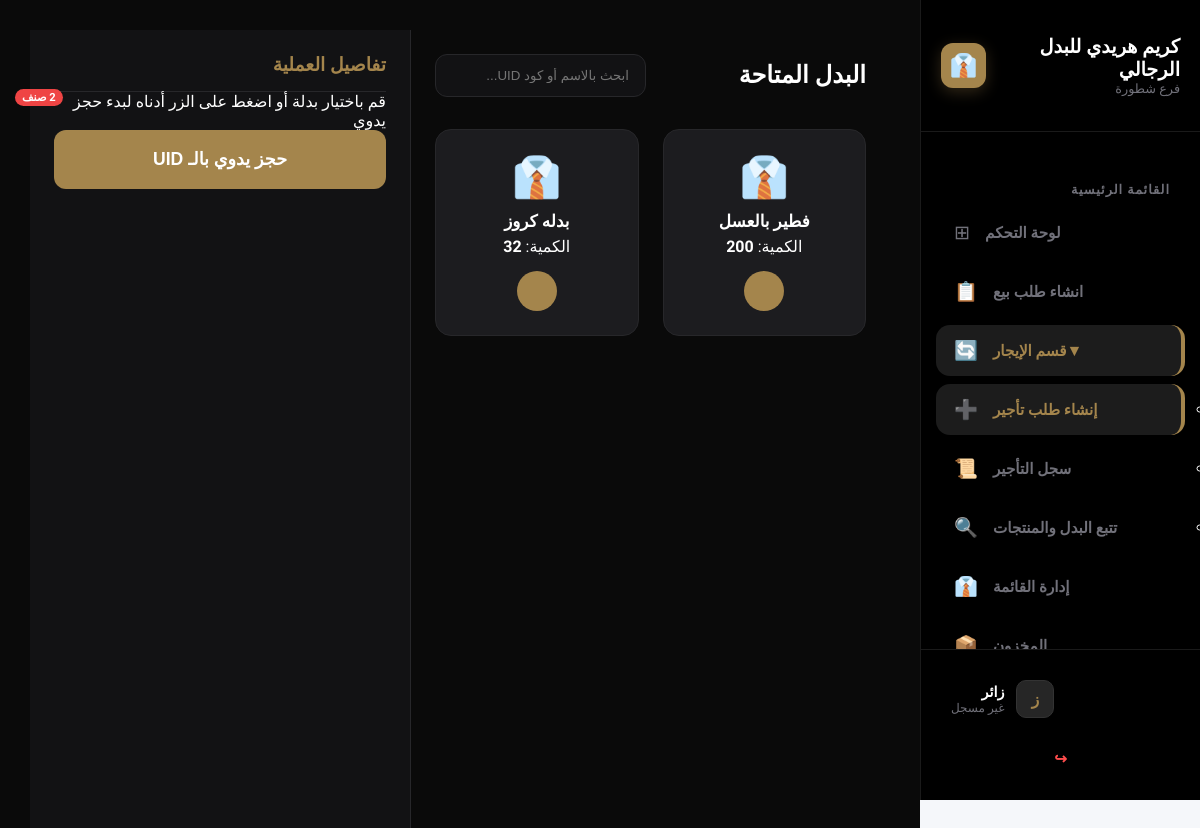
Before: /pos/rental/ with the older database file.
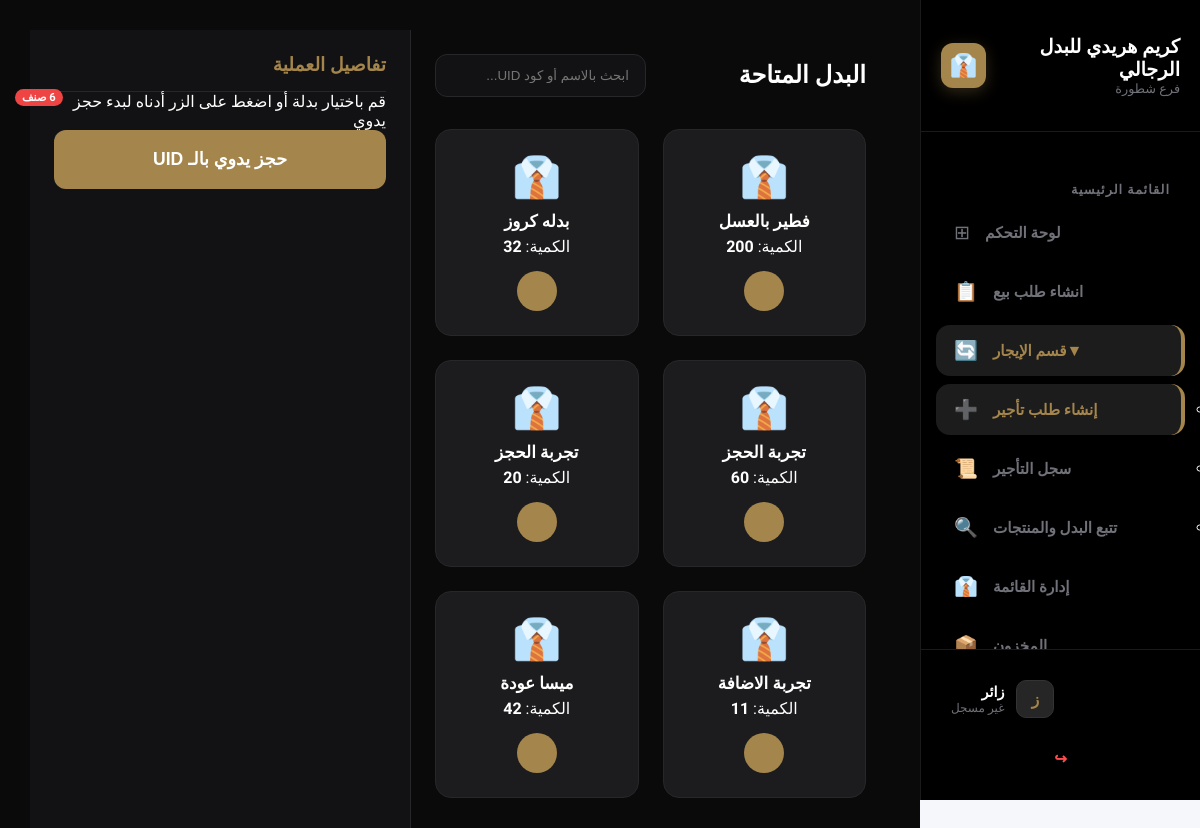
After: the same page with the newer database file.
### pos/models.py (models this page shows, shortened)
class InventoryItem(models.Model):
    name = models.CharField(max_length=200, verbose_name="اسم الصنف")
    category = models.ForeignKey(IngredientCategory, on_delete=models.CASCADE, related_name='items', verbose_name="الفئة")
    size = models.ForeignKey(Size_choices, on_delete=models.CASCADE, verbose_name="الحجم")
    color = models.ForeignKey(Colors_choices, on_delete=models.CASCADE, verbose_name="اللون")
    quantity = models.PositiveIntegerField(verbose_name="الكمية الحالية")
    min_limit = models.PositiveIntegerField(verbose_name="حد الطلب (الحد الأدنى)")
    unit = models.ForeignKey(Unit_choices, on_delete=models.CASCADE, verbose_name="الوحدة")
    unit_cost = models.DecimalField(max_digits=10, decimal_places=2, verbose_name="سعر الوحدة")
    supply_cost = models.DecimalField(max_digits=10, decimal_places=2, verbose_name="تكلفة التوريد")
    profit = models.DecimalField(max_digits=10, decimal_places=2, verbose_name="الربح المتوقع")
    updated_at = models.DateTimeField(auto_now=True, verbose_name="آخر تحديث")
    Supplier = models.ForeignKey(Supplier, on_delete=models.CASCADE, verbose_name="المورد")
    is_rental = models.BooleanField(default=False, verbose_name="هل الصنف للإيجار؟")
    rental_code = models.CharField(max_length=20, unique=True, null=True, blank=True, editable=False, verbose_name="كود الصنف")

### pos/views.py (the view)
# urls.py: path('rental/', views.pos_rental_page, name='pos_rental_page'),
def pos_rental_page(request):
    products = InventoryItem.objects.filter(is_rental=True, quantity__gt=0)
    customers = Customer.objects.all().order_by('-id')
    sizes = Size_choices.objects.all()
    colors = Colors_choices.objects.all()
    return render(request, 'pos/rental_pos.html', {
        'products': products,
        'customers': customers,
        'sizes': sizes,
        'colors': colors
    })

### accounts/context_processors.py (called while the page is built)
def notifications_processor(request):
    if request.user.is_authenticated:
        notifications = Notification.objects.filter(user=request.user, is_deleted=False).order_by('-created_at')[:10]
    else:
        notifications = []
    return {'notifications': notifications}

### templates/pos/rental_pos.html (shortened to what this page needs)
{% extends 'base.html' %}
{% load static %}
{% block extra_css %}
<link rel="stylesheet" href="{% static 'css/pos_rental.css' %}">
{% endblock %}
{% block content %}
<div class="pos-wrapper">
    <section class="products-section">
        <header class="pos-top-bar">
            <div class="title-area">
                <h2> البدل المتاحة</h2>
                <span class="badge" id="productCount">{{ products|length }} صنف</span>
            </div>
            <div class="search-box">
                <input type="text" id="posSearch" placeholder="ابحث بالاسم أو كود UID..." onkeyup="filterItems()">
            </div>
        </header>
        <div class="products-layout" id="productsGrid">
            {% for product in products %}
                <div class="product-item" data-name="{{ product.name|lower }}" data-uid="{{ product.UID|default:'' }}" onclick="openModal('{{ product.UID }}')">
                    <div class="product-icon">👔</div>
                    <div class="product-info">
                        <span class="product-title">{{ product.name }}</span>
                        <span class="product-qty"> الكمية: <strong>{{ product.quantity }}</strong></span>
                    </div>
                    <button class="btn-quick-rent"></button>
                </div>
            {% endfor %}
        </div>
    </section>
    <aside class="cart-sidebar">
        <div class="cart-header"><h3> تفاصيل العملية</h3></div>
        <div class="cart-content-area">
            <div class="empty-notif">
                <p>قم باختيار بدلة أو اضغط على الزر أدناه لبدء حجز يدوي</p>
            </div>
        </div>
        <button class="check-btn" onclick="openModal()"> حجز يدوي بالـ UID</button>
    </aside>
</div>
{% endblock %}

### templates/base.html (shortened to what this page needs)
{% load static %}
<!DOCTYPE html>
<html lang="ar" dir="rtl">
<head>
    <link rel="stylesheet" href="{% static 'css/base.css' %}">
    <link rel="stylesheet" href="{% static 'css/sidebar.css' %}">
    {% block extra_css %}{% endblock %}
</head>
<body>
    {% include 'includes/sidebar.html' %}
    <main>
        <div class="main-content">
            {% block content %}{% endblock %}
        </div>
    </main>
</body>
</html>

### templates/includes/sidebar.html (shortened to what this page needs)
<aside class="sidebar">
    <div class="sidebar-header">
        <div class="brand-info">
            <h2 class="store-name">كريم هريدي للبدل الرجالي</h2>
            <p class="store-branch">فرع شطورة</p>
        </div>
        <div class="brand-logo">
            <div class="logo-circle">👔</div> </div>
    </div>
    <nav class="sidebar-menu">
        <div class="menu-section">
            <h3 class="menu-title">القائمة الرئيسية</h3>
            <ul class="menu-items">
                <li>
                    <a href="{% url 'dashboard' %}" class="{% if request.path == '/' %}active{% endif %}">
                        <span class="icon">⊞</span>
                        <span class="text">لوحة التحكم</span>
                    </a>
                </li>
                <li>
                    <a href="{% url 'pos_page' %}" class="{% if request.resolver_match.url_name == 'pos_page' %}active{% endif %}">
                        <span class="icon">📋</span>
                        <span class="text">انشاء طلب بيع</span>
                    </a>
                </li>
                <li class="menu-item-dropdown">
                    <a href="javascript:void(0)" class="dropdown-trigger {% if 'rental' in request.path %}active{% endif %}" onclick="toggleDropdown(this)">
                        <span class="icon">🔄</span>
                        <span class="text">قسم الإيجار</span>
                        <span class="arrow">▼</span>
                    </a>
                    <ul class="submenu">
                        <li>
                            <a href="{% url 'pos_rental_page' %}" class="{% if request.resolver_match.url_name == 'pos_rental_page' %}active{% endif %}">
                                <span class="icon">➕</span>
                                <span class="text">إنشاء طلب تأجير</span>
                            </a>
                        </li>
                        <li>
                            <a href="/pos/rental_items/" class="{% if '/pos/rental_items/' in request.path %}active{% endif %}">
                                <span class="icon">📜</span>
                                <span class="text">سجل التأجير</span>
                            </a>
                        </li>
                        <li>
                            <a href="/pos/rental-items-log/" class="{% if '/pos/rental_items_list/' in request.path %}active{% endif %}">
                                <span class="icon">🔍</span>
                                <span class="text">تتبع البدل والمنتجات</span>
                            </a>
                        </li>
                    </ul>
                </li>
                <li>
                    <a href="{% url 'menu_management' %}" class="{% if request.resolver_match.url_name == 'menu_management' %}active{% endif %}">
                        <span class="icon">👔</span>
                        <span class="text">إدارة القائمة</span>
                    </a>
                </li>
                <li>
                    <a href="{% url 'inventory_management' %}" class="{% if request.resolver_match.url_name == 'inventory_management' %}active{% endif %}">
                        <span class="icon">📦</span>
                        <span class="text">المخزون</span>
                    </a>
                </li>
            </ul>
        </div>
    </nav>
    <div class="user-section">
        <div class="user-info-wrapper">
            <div class="user-avatar">
                {% if user.is_authenticated %}
                    <span class="avatar-letter">{{ user.first_name|first|upper }}</span>
                {% else %}
                    <span class="avatar-letter">ز</span>
                {% endif %}
            </div>
            <div class="user-details">
                <h4 class="user-name">
                    {% if user.is_authenticated %}
                        {{ user.get_full_name|default:user.username }}
                    {% else %}
                        زائر
                    {% endif %}
                </h4>
                <p class="user-role">
                    {% if user.is_authenticated %}
                        {% if user.is_superuser %}مدير نظام{% else %}كاشير{% endif %}
                    {% else %}
                        غير مسجل
                    {% endif %}
                </p>
            </div>
        </div>
        <form method="post" action="{% url 'logout' %}">
            <button type="submit" class="logout-btn" title="تسجيل الخروج">
                <span class="logout-icon">↪</span>
            </button>
        </form>
    </div>
</aside>

### static/css/base.css (style rules this page uses)
.main-content { background-color: #0a0a0a; padding: 30px; min-height: calc(100vh - 40px); color: #ffffff; }

### static/css/sidebar.css (style rules this page uses)
:root { --accent-gold: #a4854c; --surface-dark: #111111; --bg-active: #1c1c1c; --text-gold: #bc9c65; --text-white: #ffffff; --text-dim: #71717a; --sidebar-width: 280px; }
.sidebar { width: var(--sidebar-width); height: 100vh; background: #000000; display: flex; flex-direction: column; border-left: 1px solid #1a1a1a; position: fixed; right: 0; top: 0; font-family: 'Cairo', sans-serif; z-index: 1000; }
.sidebar-header { padding: 35px 20px; display: flex; justify-content: flex-end; align-items: center; gap: 15px; border-bottom: 1px solid #1a1a1a; }
.store-name { font-size: 1.2rem; font-weight: 800; margin: 0; color: var(--text-white); }
.store-branch { font-size: 0.8rem; margin: 0; color: var(--text-dim); }
.logo-circle { width: 45px; height: 45px; background: var(--accent-gold); border-radius: 12px; display: flex; align-items: center; justify-content: center; font-size: 1.4rem; color: white; box-shadow: 0 4px 15px rgba(164, 133, 76, 0.3); }
.sidebar-menu { flex-grow: 1; padding: 25px 15px; overflow-y: auto; }
.menu-title { font-size: 0.8rem; color: var(--text-dim); margin: 25px 15px 10px 0; font-weight: 700; text-transform: uppercase; letter-spacing: 1px; }
.menu-items { list-style: none; padding: 0; margin: 0; }
.menu-items li a { display: flex; align-items: center; justify-content: flex-end; padding: 14px 18px; text-decoration: none; color: var(--text-dim); border-radius: 14px; margin-bottom: 8px; transition: all 0.3s cubic-bezier(0.4, 0, 0.2, 1); position: relative; }
.menu-items li a.active { background-color: var(--bg-active); color: var(--accent-gold); border-right: 4px solid var(--accent-gold); }
.menu-items li a .icon { order: 2; margin-left: 0; margin-right: 15px; font-size: 1.2rem; }
.menu-items li a .text { order: 1; font-weight: 600; font-size: 0.95rem; }
.badge { position: absolute; left: 15px; background: #ef4444; color: white; font-size: 0.7rem; padding: 2px 7px; border-radius: 20px; font-weight: bold; }
.user-section { padding: 20px; border-top: 1px solid #1a1a1a; display: flex; flex-direction: column; gap: 10px; }
.user-info-wrapper { display: flex; align-items: center; justify-content: flex-end; gap: 12px; padding: 10px; }
.user-avatar { width: 38px; height: 38px; background: #262626; border: 1px solid #333; border-radius: 10px; display: flex; align-items: center; justify-content: center; color: var(--accent-gold); font-weight: bold; }
.user-name { font-size: 0.9rem; margin: 0; color: var(--text-white); font-weight: 700; }
.user-role { font-size: 0.75rem; margin: 0; color: var(--text-dim); }
.logout-btn { display: flex; align-items: center; justify-content: center; gap: 8px; background: none; border: none; color: #ff4d4d; font-size: 0.95rem; font-weight: 700; cursor: pointer; padding: 12px; width: 100%; transition: 0.2s; }

### templates/base.html (style rules this page uses)
* { margin: 0; padding: 0; box-sizing: border-box; }
body { font-family: 'Cairo', sans-serif; background-color: #f5f7fa; margin: 0; padding-right: 280px; min-height: 100vh; }

Changed rows visible on the page:
added InventoryItem: name "تجربة الحجز", quantity "60"
added InventoryItem: name "تجربة الحجز", quantity "20"
added InventoryItem: name "تجربة الاضافة", quantity "11"
added InventoryItem: name "ميسا عودة", quantity "42"
Other visible differences:
{{ products|length }}: "2" → "6"
